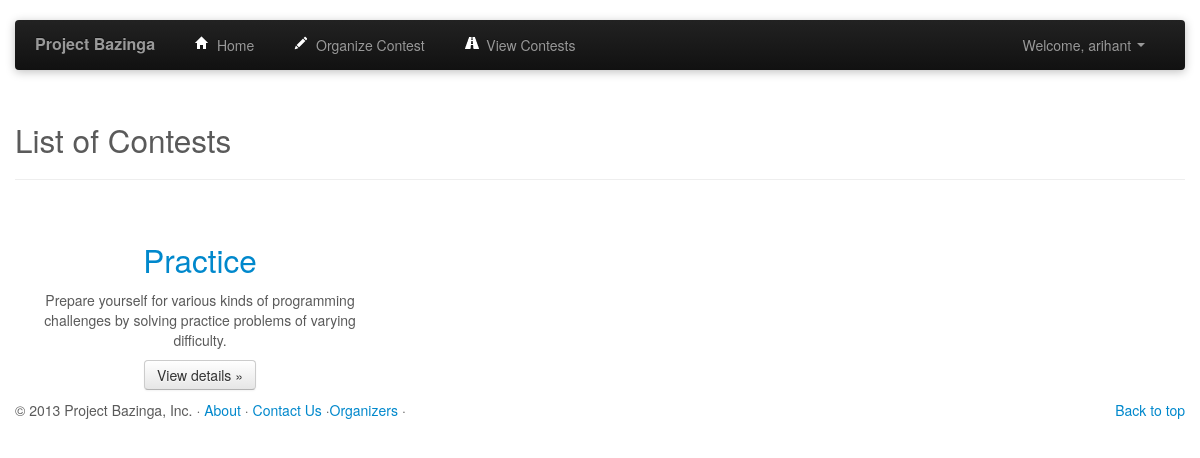
The app's page /admin/contests (signed in) with its own data.
### tables this page shows
CREATE TABLE contest ("contest_id" INTEGER PRIMARY KEY  AUTOINCREMENT    UNIQUE , "start_time" DATETIME, "end_time" DATETIME, "name" TEXT  , "company" TEXT , "short_description" TEXT  ,"long_description" TEXT  , "owner" INTEGER );

### admin_views.py (the view)
@admin_views.route('/admin/contests',methods=['POST','GET'])
def contest_view() :
    db = get_db()
    cur = db.execute('select * from contest where owner=?',[session['admin_userId']])
    contest_list = cur.fetchall()
    return render_template('edit_contest.html', contests=contest_list)

### admin_views.py (called while the page is built)
def get_db():
	top = _app_ctx_stack.top
	if not hasattr(top, 'sqlite_db'):
		sqlite_db = sqlite3.connect('database.db')
		sqlite_db.row_factory = sqlite3.Row
		top.sqlite_db = sqlite_db
	return top.sqlite_db

### templates/edit_contest.html (shortened to what this page needs)
{% extends "admin_header.html" %}
{% block body %}
{% if not session.admin_logged_in %}
<div class="container">
  <h3>Login</h3>
  {% if error %}<p class=error><strong>Error:</strong> {{ error }}{% endif %}
  <hr />
  <div class="container">
    <div class="row">
      <div class="span4 offset4 well">
        <legend>Please Sign In</legend>
              <div class="alert alert-error">
                  <a class="close" data-dismiss="alert" href="#">×</a>Incorrect Username or Password!
              </div>
        <form method="POST" action="/admin" accept-charset="UTF-8">
        <input type="text" id="username" class="span4" name="username" placeholder="Username">
        <input type="password" id="password" class="span4" name="password" placeholder="Password">
              <label class="checkbox">
                <input type="checkbox" name="remember" value="1"> Remember Me
              </label>
        <button type="submit" name="submit" class="btn btn-info btn-block">Sign in</button>
        </form>
      </div>
    </div>
  </div>
</div>
<hr />
{% else %}
<div style="padding:50px">
</div>
<div class="container marketing">
  <div class="page-header">
    <h2>List of Contests</h2>
  </div>
  <div class="row">
    {% for contest in contests %}
    <div class="span4">
      <h2><a href="/admin/contest/edit/{{contest.contest_id}}" >{{ contest.name }}</a></h2>
      <p>{{ contest.short_description }}</p>
      <p><a class="btn" href="/admin/contest/edit/{{contest.contest_id}}">View details &raquo;</a></p>
    </div>
    {% endfor %}
  </div>
{% endif %}
{% endblock %}

### static/css/style.css (style rules this page uses)
body { padding-bottom: 40px; color: #5a5a5a; }
.marketing .span4 { text-align: center; }
.marketing h2 { font-weight: normal; }
.marketing .span4 p { margin-left: 10px; margin-right: 10px; }

### records on screen
contest: name "Practice", short_description "Prepare yourself for various kinds of programming challenges by solving practice problems of varying difficulty."

### other values on screen
{{ session.admin_username }} "arihant"
